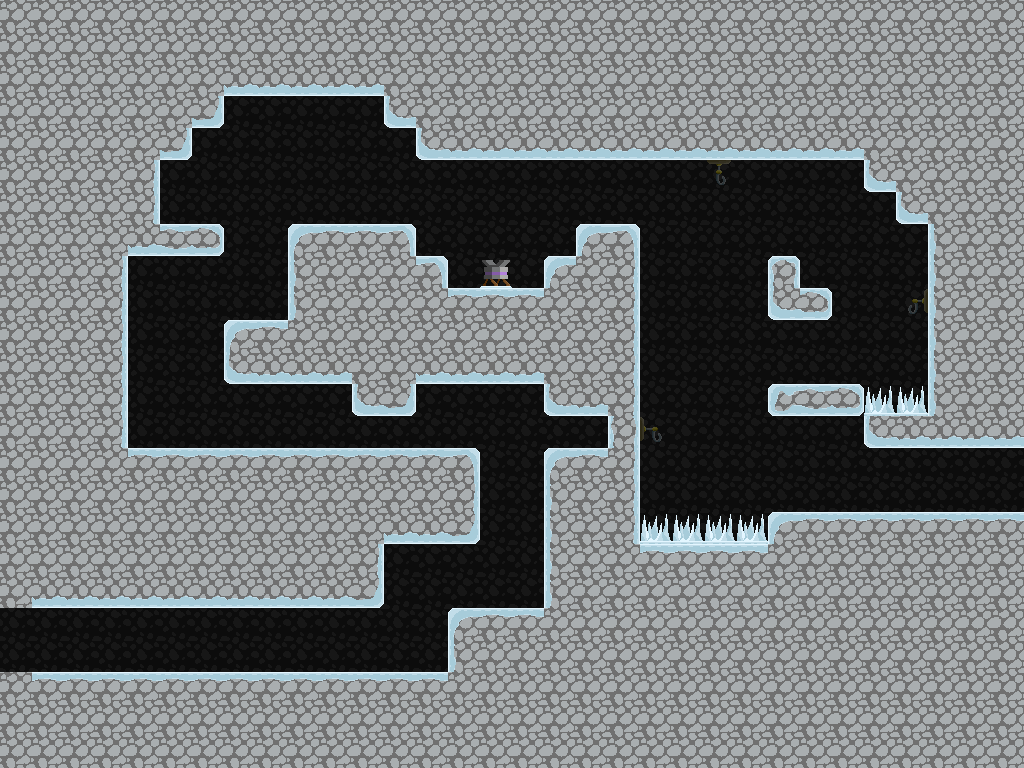

A level layout from a 2D game, rendered from its tile map. Below: a short description, then the map file with its tile-grid data intact:
An orthogonal 32x24 tile map with 32x32 px tiles, 2 tile layers (tilemap, foreground) and 9 objects (2x door, 2x TravelPoint, 2x floorbutton, powerup, jadedragon, ...).

<map version="1.0" orientation="orthogonal" width="32" height="24" tilewidth="32" tileheight="32">
 <tileset firstgid="1" name="tilemap" tilewidth="32" tileheight="32">
  <image source="gfx/tilemap.png" width="192" height="320" />
 </tileset>
 <layer name="tilemap" width="32" height="24" opacity="0.34">
  <data encoding="csv">
9,9,9,9,9,9,9,9,9,9,9,9,9,9,9,9,9,9,9,9,9,9,9,9,9,9,9,9,9,9,9,9,
9,9,9,9,9,9,9,9,9,9,9,9,9,9,9,9,9,9,9,9,9,9,9,9,9,9,9,9,9,9,9,9,
9,9,9,9,9,9,9,9,9,9,9,9,9,9,9,9,9,9,9,9,9,9,9,9,9,9,9,9,9,9,9,9,
9,9,9,9,9,9,9,9,9,9,9,9,9,9,9,9,9,9,9,9,9,9,9,9,9,9,9,9,9,9,9,9,
9,9,9,9,9,9,9,9,9,9,9,9,9,9,9,9,9,9,9,9,9,9,9,9,9,9,9,9,9,9,9,9,
9,9,9,9,9,9,9,9,9,9,9,9,9,9,9,9,9,9,9,9,9,9,37,9,9,9,9,9,9,9,9,9,
9,9,9,9,9,9,9,9,9,9,9,9,9,9,9,9,9,9,9,9,9,9,9,9,9,9,9,9,9,9,9,9,
9,9,9,9,9,9,9,9,9,9,9,9,9,9,9,9,9,9,9,9,9,9,9,9,9,9,9,9,9,9,9,9,
9,9,9,9,9,9,9,9,9,9,9,9,9,9,9,9,9,9,9,9,9,9,9,9,9,9,9,9,9,9,9,9,
9,9,9,9,9,9,9,9,9,9,9,9,9,9,9,9,9,9,9,9,9,9,9,9,9,9,9,9,38,9,9,9,
9,9,9,9,9,9,9,9,9,9,9,9,9,9,9,9,9,9,9,9,9,9,9,9,9,9,9,9,9,9,9,9,
9,9,9,9,9,9,9,9,9,9,9,9,9,9,9,9,9,9,9,9,9,9,9,9,9,9,9,9,9,9,9,9,
9,9,9,9,9,9,9,9,9,9,9,9,9,9,9,9,9,9,9,9,9,9,9,9,9,9,9,9,9,9,9,9,
9,9,9,9,9,9,9,9,9,9,9,9,9,9,9,9,9,9,9,9,39,9,9,9,9,9,9,9,9,9,9,9,
9,9,9,9,9,9,9,9,9,9,9,9,9,9,9,9,9,9,9,9,9,9,9,9,9,9,9,9,9,9,9,9,
9,9,9,9,9,9,9,9,9,9,9,9,9,9,9,9,9,9,9,9,9,9,9,9,9,9,9,9,9,9,9,9,
9,9,9,9,9,9,9,9,9,9,9,9,9,9,9,9,9,9,9,9,9,9,9,9,9,9,9,9,9,9,9,9,
9,9,9,9,9,9,9,9,9,9,9,9,9,9,9,9,9,9,9,9,9,9,9,9,9,9,9,9,9,9,9,9,
9,9,9,9,9,9,9,9,9,9,9,9,9,9,9,9,9,9,9,9,9,9,9,9,9,9,9,9,9,9,9,9,
9,9,9,9,9,9,9,9,9,9,9,9,9,9,9,9,9,9,9,9,9,9,9,9,9,9,9,9,9,9,9,9,
9,9,9,9,9,9,9,9,9,9,9,9,9,9,9,9,9,9,9,9,9,9,9,9,9,9,9,9,9,9,9,9,
9,9,9,9,9,9,9,9,9,9,9,9,9,9,9,9,9,9,9,9,9,9,9,9,9,9,9,9,9,9,9,9,
9,9,9,9,9,9,9,9,9,9,9,9,9,9,9,9,9,9,9,9,9,9,9,9,9,9,9,9,9,9,9,9,
9,9,9,9,9,9,9,9,9,9,9,9,9,9,9,9,9,9,9,9,9,9,9,9,9,9,9,9,9,9,9,9
</data>
 </layer>
 <layer name="foreground" width="32" height="24">
  <data encoding="csv">
11,11,11,11,11,11,11,11,11,11,11,11,11,11,11,11,11,11,11,11,11,11,11,11,11,11,11,11,11,11,11,11,
11,11,11,11,11,11,11,11,11,11,11,11,11,11,11,11,11,11,11,11,11,11,11,11,11,11,11,11,11,11,11,11,
11,11,11,11,11,11,11,17,17,17,17,17,11,11,11,11,11,11,11,11,11,11,11,11,11,11,11,11,11,11,11,11,
11,11,11,11,11,11,18,0,0,0,0,0,16,11,11,11,11,11,11,11,11,11,11,11,11,11,11,11,11,11,11,11,
11,11,11,11,11,18,0,0,0,0,0,0,0,16,17,17,17,17,17,17,17,17,17,17,17,17,17,11,11,11,11,11,
11,11,11,11,12,0,0,0,0,0,0,0,0,0,0,0,0,0,0,0,0,0,0,0,0,0,0,16,11,11,11,11,
11,11,11,11,12,0,0,0,0,0,0,0,0,0,0,0,0,0,0,0,0,0,0,0,0,0,0,0,16,11,11,11,
11,11,11,11,17,13,33,0,0,4,5,5,6,0,0,0,0,0,4,6,0,0,0,0,0,0,0,0,0,10,11,11,
11,11,11,12,0,0,0,0,0,10,11,11,11,6,0,29,0,4,11,12,0,0,0,0,1,0,0,0,0,10,11,11,
11,11,11,12,0,0,0,0,0,10,11,11,11,11,5,5,5,11,11,12,0,0,0,0,16,21,0,0,0,10,11,11,
11,11,11,12,0,0,0,4,5,11,11,11,11,11,11,11,11,11,11,12,0,0,0,0,0,0,0,0,0,10,11,11,
11,11,11,12,0,0,0,16,17,17,17,11,11,17,17,17,17,11,11,12,0,0,0,0,0,0,0,0,0,10,11,11,
11,11,11,12,0,0,0,0,0,0,0,16,18,0,0,0,0,16,17,12,0,0,0,0,19,13,21,52,52,10,11,11,
11,11,11,12,0,0,0,0,0,0,0,0,0,0,0,0,0,0,0,26,0,0,0,0,0,0,0,16,17,17,17,17,
11,11,11,11,5,5,5,5,5,5,5,5,5,5,6,0,0,4,5,12,0,0,0,0,0,0,0,0,0,0,0,0,
11,11,11,11,11,11,11,11,11,11,11,11,11,11,12,0,0,10,11,12,0,0,0,0,0,0,0,0,0,0,0,0,
11,11,11,11,11,11,11,11,11,11,11,11,17,17,18,0,0,10,11,12,52,52,52,52,4,5,5,5,5,5,5,5,
11,11,11,11,11,11,11,11,11,11,11,12,0,0,0,0,0,10,11,11,5,5,5,5,11,11,11,11,11,11,11,11,
11,17,17,17,17,17,17,17,17,17,17,18,0,0,0,0,0,10,11,11,11,11,11,11,11,11,11,11,11,11,11,11,
0,0,0,0,0,0,0,0,0,0,0,0,0,0,4,5,5,11,11,11,11,11,11,11,11,11,11,11,11,11,11,11,
0,0,0,0,0,0,0,0,0,0,0,0,0,0,10,11,11,11,11,11,11,11,11,11,11,11,11,11,11,11,11,11,
11,5,5,5,5,5,5,5,5,5,5,5,5,5,11,11,11,11,11,11,11,11,11,11,11,11,11,11,11,11,11,11,
11,11,11,11,11,11,11,11,11,11,11,11,11,11,11,11,11,11,11,11,11,11,11,11,11,11,11,11,11,11,11,11,
11,11,11,11,11,11,11,11,11,11,11,11,11,11,11,11,11,11,11,11,11,11,11,11,11,11,11,11,11,11,11,11
</data>
 </layer>
 <objectgroup name="objects" width="32" height="24">
  <object name="room2-1DoorOne" type="door" x="224" y="224" width="64" height="32" />
  <object name="p" type="powerup" x="480" y="224" width="32" height="32">
   <properties>
    <property name="powerup" value="3" />
   </properties>
  </object>
  <object name="room2-1to0-3" type="TravelPoint" x="992" y="448" width="32" height="64">
   <properties>
    <property name="map" value="room0-3" />
    <property name="target" value="room0-3to2-1" />
   </properties>
  </object>
  <object name="room2-1DoorOneButton" type="floorbutton" x="320" y="192" width="64" height="32">
   <properties>
    <property name="door" value="room2-1DoorOne" />
   </properties>
  </object>
  <object name="room2-1DoorTwo" type="door" x="224" y="384" width="32" height="64" />
  <object name="room2-1DoorTwoButton" type="floorbutton" x="128" y="416" width="64" height="32">
   <properties>
    <property name="door" value="room2-1DoorTwo" />
   </properties>
  </object>
  <object name="p" type="jadedragon" x="576" y="416" width="32" height="32">
   <properties>
    <property name="delay" value="1.0" />
    <property name="interval" value="1.5" />
   </properties>
  </object>
  <object name="room2-1to0-4" type="TravelPoint" x="0" y="608" width="32" height="64">
   <properties>
    <property name="map" value="room0-4" />
    <property name="target" value="room0-4to2-1" />
   </properties>
  </object>
  <object type="tutorialtext" x="288" y="64" width="320" height="224">
   <properties>
    <property name="powerup" value="3" />
    <property name="text" value="Press down while in the\nair to perform a slam." />
   </properties>
  </object>
 </objectgroup>
</map>
